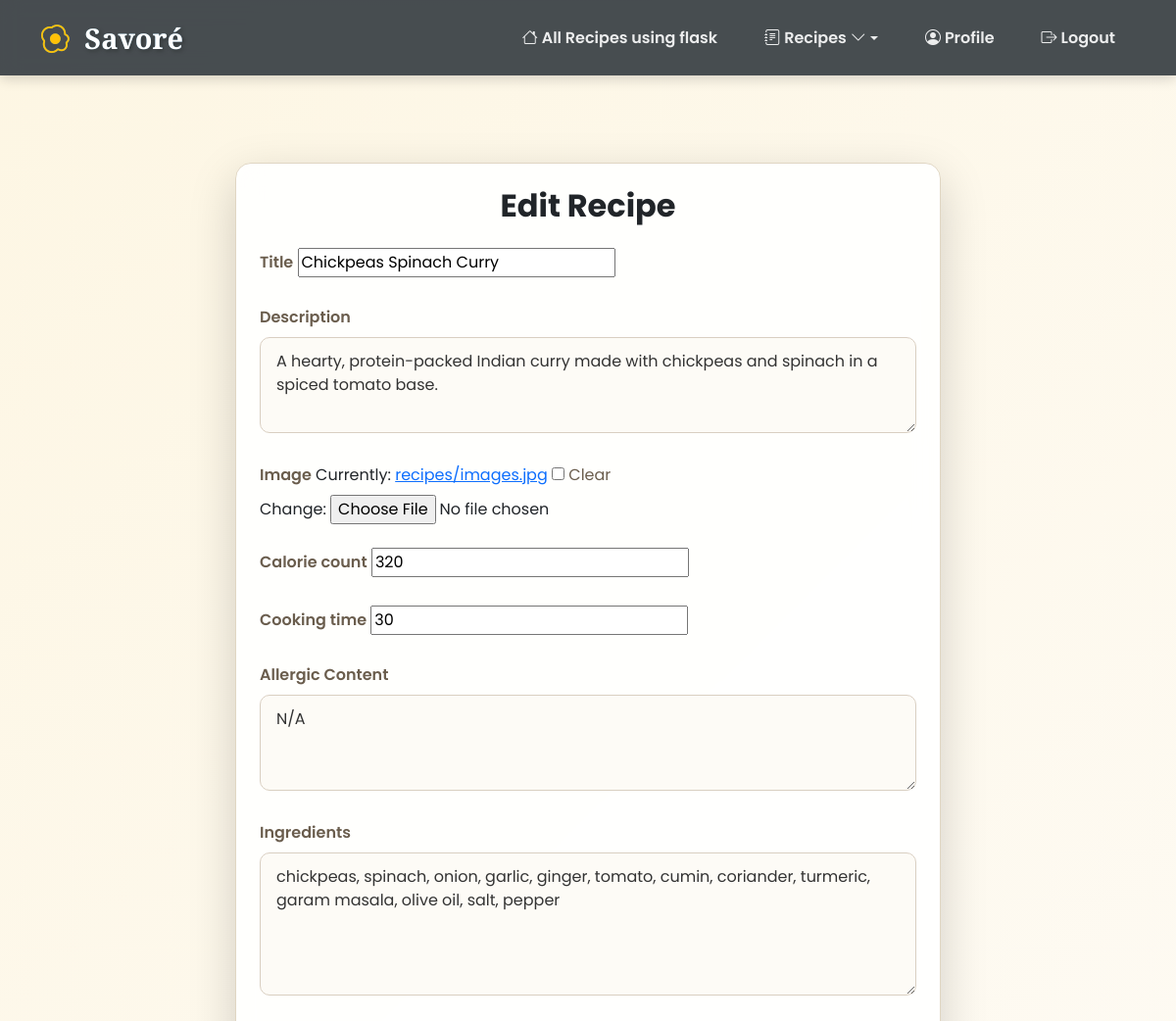
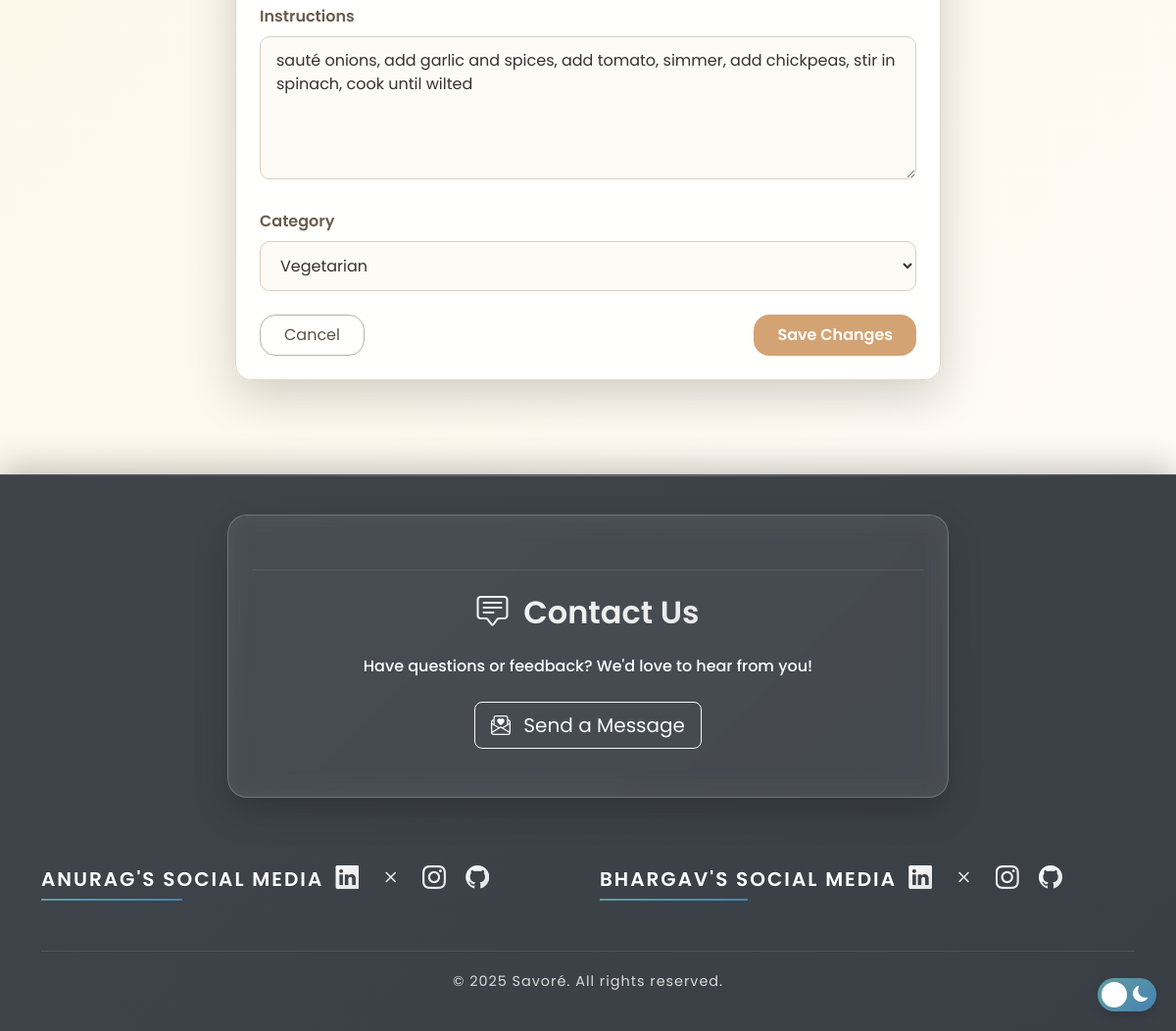
The app's page /recipe/2/edit/ (signed in) with its own data (2 pictures, top to bottom).
### recipe_app/models.py (models this page shows, shortened)
class Recipe(models.Model):
    CATEGORY_CHOICES = [
        ('veg', 'Vegetarian'),
        ('nonveg', 'Non-Vegetarian'),
    ]
    user  = models.ForeignKey(CustomUser, on_delete=models.CASCADE, null=True)
    title = models.CharField(max_length=255)
    description = models.TextField()
    ingredients = models.TextField(help_text="Enter ingredients separated by commas")
    image = models.ImageField(upload_to='recipes/', blank=True, null=True)
    calorie_count = models.IntegerField(help_text="Calories in kcal")
    cooking_time = models.IntegerField(help_text="Time in minutes")
    allergic_content = models.CharField(max_length=255, blank=True, null=True)
    cooking_method = models.TextField(help_text="Enter steps separated by commas")
    category = models.CharField(
        max_length=10,
        choices=CATEGORY_CHOICES,
        default='veg',
        help_text="Select whether the recipe is Veg or Non-Veg"
    )
    created_by = models.ForeignKey(
        settings.AUTH_USER_MODEL,
        on_delete=models.CASCADE,
        related_name="recipes"
    )
    created_at = models.DateTimeField(auto_now_add=True)

### recipe_app/views.py (the view)
# urls.py: path('recipe/<int:pk>/edit/', recipe_update, name='recipe_update'),
@login_required
def recipe_update(request, pk):
    recipe = get_object_or_404(Recipe, pk=pk)
    if recipe.created_by != request.user and not request.user.is_staff and not request.user.is_superuser:
        return HttpResponseForbidden("You are not allowed to edit this recipe.")
    if request.method == 'POST':
        form = RecipeForm(request.POST, request.FILES, instance=recipe)
        if form.is_valid():
            form.save()
            return redirect('recipe_detail', pk=recipe.pk)
    else:
        form = RecipeForm(instance=recipe)
    return render(request, 'recipes/recipe_update.html', {
        'form': form,
        'recipe': recipe
    })

### recipe_app/templates/recipes/recipe_update.html (shortened to what this page needs)
{% extends "base.html" %}
{% block content %}
<div class="container py-5">
    <div class="row justify-content-center">
        <div class="col-lg-8 col-md-10 col-sm-12">
            <div class="form-box p-4 shadow-lg rounded-4">
                <div class="text-center mb-4">
                    <h2 class="fw-bold text-dark">Edit Recipe</h2>
                </div>
                <form method="post" enctype="multipart/form-data" class="needs-validation" novalidate>
                    {% for field in form %}
                    <div class="form-group mb-4 fade-in">
                        <label for="{{ field.id_for_label }}" class="form-label fw-semibold mb-2">
                            {{ field.label }}
                        </label>
                        {{ field }}
                    </div>
                    {% endfor %}
                    <div class="d-flex justify-content-between flex-wrap gap-3 mt-4">
                        <a href="{% url 'recipe_detail' recipe.pk %}" class="btn btn-outline-secondary px-4 py-2 rounded-4">
                            Cancel
                        </a>
                        <button type="submit" class="btn btn-submit px-4 py-2 rounded-4">
                            Save Changes
                        </button>
                    </div>
                </form>
            </div>
        </div>
    </div>
</div>
{% endblock %}

### recipe_app/templates/base.html (style rules this page uses)
:root { --primary-color: #5f9ea0; --secondary-color: #4682b4; --dark-color: #343a40; --light-color: #f8f9fa; --gradient-primary: linear-gradient(135deg, #5f9ea0 0%, #4682b4 100%); --gradient-secondary: linear-gradient(135deg, #f093fb 0%, #f5576c 100%); --shadow-sm: 0 2px 8px rgba(0, 0, 0, 0.1); --shadow-md: 0 4px 12px rgba(0, 0, 0, 0.15); --shadow-lg: 0 8px 24px rgba(0, 0, 0, 0.2); --card-bg: rgba(255, 255, 255, 0.95); --card-border: rgba(255, 255, 255, 0.2); --card-shadow: 0 15px 35px rgba(0, 0, 0, 0.3); }
body { font-family: 'Poppins', sans-serif; padding-top: 70px; background-color: var(--light-color); min-height: 100vh; display: flex; flex-direction: column; transition: all 0.5s ease; }

### recipe_app/templates/recipes/recipe_update.html (style rules this page uses)
body { background: linear-gradient(135deg, #fdf6e3, #fefcf9); font-family: 'Poppins', sans-serif; min-height: 100vh; margin: 0; }
.form-box { background: rgba(255, 255, 255, 0.9); backdrop-filter: blur(12px); border: 1px solid #e0d6c3; animation: slideUp 0.5s ease-out; border-radius: 1.5rem; transition: transform 0.3s ease, box-shadow 0.3s ease; }
.form-control, select, textarea { background-color: #fdfbf6; border: 1px solid #d9cfc1; border-radius: 10px; padding: 0.75rem 1rem; transition: border-color 0.3s ease, box-shadow 0.3s ease; width: 100%; color: #333; }
label { font-size: 1rem; color: #6a5d4d; }
.btn-submit { background-color: #d4a373; border: none; color: white; font-weight: 600; transition: 0.3s ease; }
.btn-outline-secondary { border: 1px solid #b8b2a2; color: #5b5244; }

### records on screen
Recipe: form "Chickpeas Spinach Curry" "A hearty, protein-packed Indian curry made with chickpeas and spinach in a spiced tomato base." "320" "30" "N/A" "chickpeas, spinach, onion, garlic, ginger, tomato, cumin, coriander, turmeric, garam masala, olive oil, salt, pepper" "sauté onions, add garlic and spices, add tomato, simmer, add chickpeas, stir in spinach, cook until wilted" "Vegetarian"

### other values on screen
{{ field.label }} "Title" "Description" "Image" "Calorie count" "Cooking time" "Allergic Content" "Ingredients" "Instructions" "Category"
